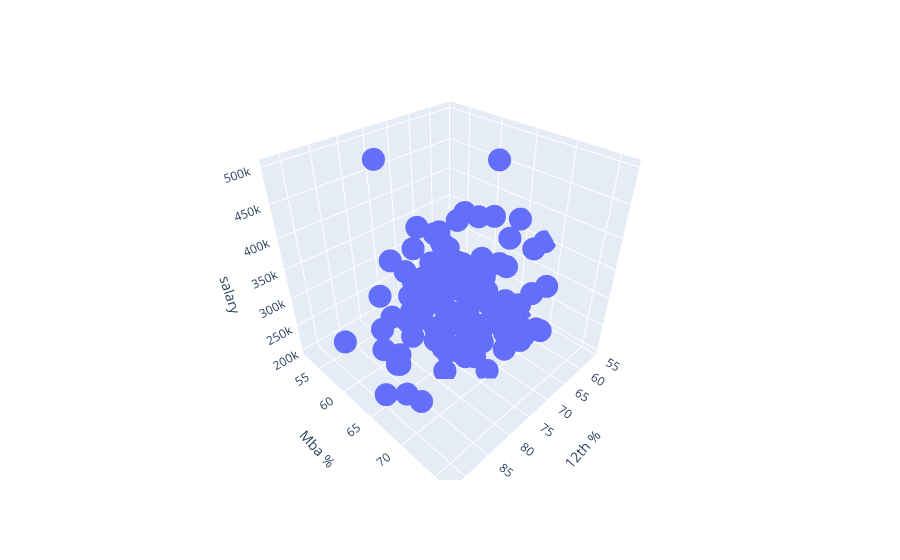

The code cell stored with this chart in its notebook:
### Markdown cell above
## Scatter Plot

### Code cell
px.scatter_3d(df_filtered,x='12th %', y='Mba %', z='salary')

### Figure 1 — Plotly figure (JSON) as saved in the notebook; plotly's stock layout.template omitted (floating-point values rounded to 4 significant figures; data arrays with more than 128 entries replaced by an {"elided": "..."} marker saying what was removed)
{"data": [{"hovertemplate": "12th %=%{x}<br>Mba %=%{y}<br>salary=%{z}<extra></extra>", "legendgroup": "", "marker": {"color": "#636efa", "symbol": "circle"}, "mode": "markers", "name": "", "scene": "scene", "showlegend": false, "type": "scatter3d", "x": {"elided": "134 float values"}, "y": {"elided": "134 float values"}, "z": {"elided": "134 int values"}}], "layout": {"legend": {"tracegroupgap": 0}, "margin": {"t": 60}, "scene": {"domain": {"x": [0, 1], "y": [0, 1]}, "xaxis": {"title": {"text": "12th %"}}, "yaxis": {"title": {"text": "Mba %"}}, "zaxis": {"title": {"text": "salary"}}}}}
